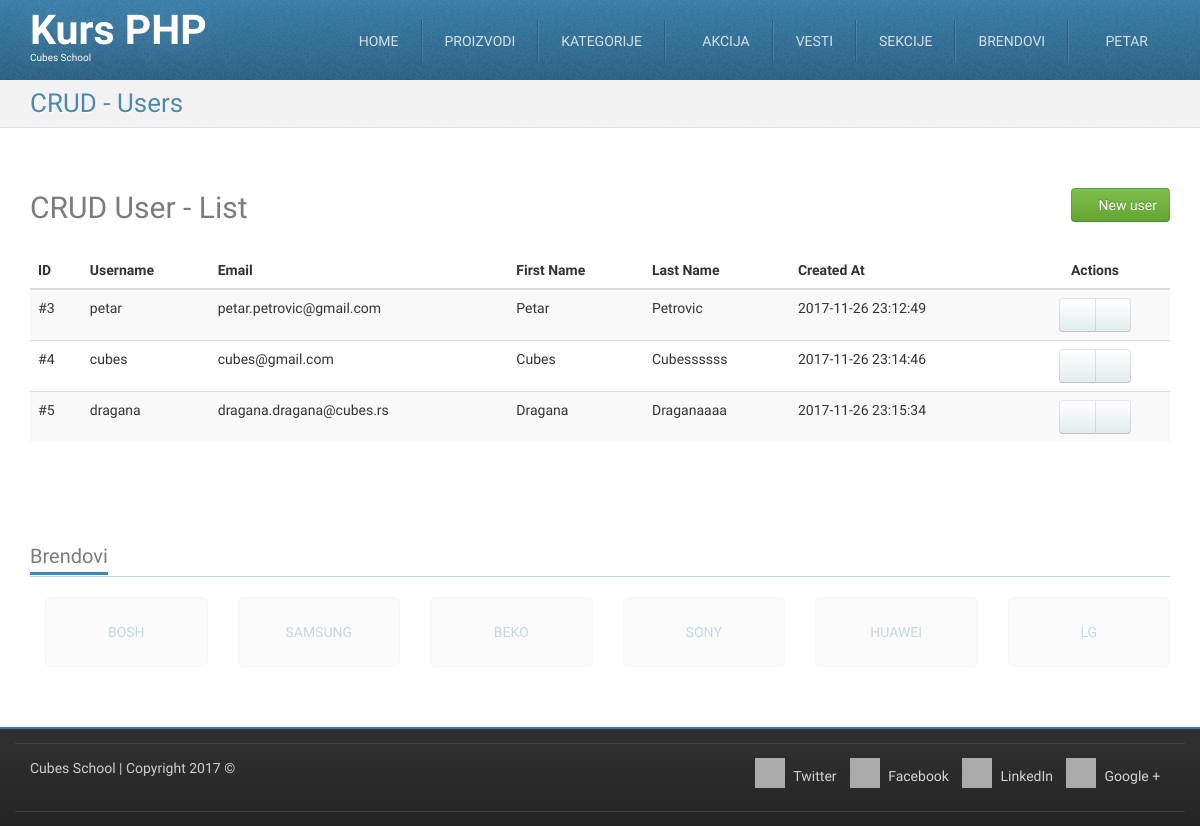
Page /crud-user-list.php (signed in) on the committed database.
### tables this page shows
CREATE TABLE `users` (
  `id` int(11) NOT NULL,
  `username` char(20) NOT NULL,
  `password` varchar(255) NOT NULL,
  `email` varchar(255) NOT NULL,
  `first_name` varchar(255) NOT NULL,
  `last_name` varchar(255) NOT NULL,
  `created_at` datetime NOT NULL
);

CREATE TABLE `brands` (
  `id` int(11) NOT NULL,
  `title` char(50) NOT NULL,
  `website_url` varchar(255) NOT NULL
);

### crud-user-list.php (called while the page is built, shortened)
<?php
require_once __DIR__ . '/models/m_users.php';
require_once __DIR__ . '/models/m_users.php';
$users = usersFetchAll();
require_once __DIR__ . '/views/layout/header.php';
require_once __DIR__ . '/views/templates/t_crud-user-list.php';
require_once __DIR__ . '/views/layout/footer.php';

### models/m_users.php (called while the page is built, shortened)
<?php
require_once __DIR__ . '/m_database.php';
function usersFetchAll() {
	$query = "SELECT `users`.* FROM `users`";
	return dbFetchAll($query);
}

### models/m_database.php (called while the page is built, shortened)
<?php
function dbGetLink() {
	static $link;
	if (!isset($link)) {
		$link = mysqli_connect('127.0.0.1', 'cubes', 'cubes', 'cubesphp');
	}
	return $link;
}
function dbQuery($query) {
	$link = dbGetLink();
	$result = mysqli_query($link, $query);
	return $result;
}
function dbFetchAll($query) {
	$result = dbQuery($query);
	return mysqli_fetch_all($result, MYSQLI_ASSOC);
}

### models/m_brands.php (called while the page is built, shortened)
<?php
require_once __DIR__ . '/m_database.php';
function brandsFetchAll() {
	$query = "SELECT `brands`.* FROM `brands`";
	return dbFetchAll($query);
}
function brandsRandom() {
    	$query = "SELECT `brands`.* "
                . "FROM `brands` "
                . "ORDER BY RAND() "
                . "LIMIT 6";
        return dbFetchAll($query);
}

### views/templates/t_crud-user-list.php (the view, shortened to what this page needs)
<div id="highlighted">
    <div class="container">
        <div class="header">
            <h2 class="page-title">
                <span>CRUD - Users</span>
            </h2>
        </div>
    </div>
</div>
<div id="content">
    <div class="container portfolio">
        <div class="row">
            <div class="col-md-12">
                <h2>
                    CRUD User - List
                    <a href="/crud-user-insert.php" class="pull-right btn btn-success">
                        <i class="fa fa-plus-circle"></i>
                        New user
                    </a>
                </h2>
            </div>
        </div>
        <div class="row">
            <div class="col-md-12">
                <table class="table table-striped table-hover">
                    <thead>
                        <tr>
                            <th>ID</th>
                            <th>Username</th>
                            <th>Email</th>
                            <th>First Name</th>
                            <th>Last Name</th>
                            <th>Created At</th>
                            <th class="actions text-center">Actions</th>
                        </tr>
                    </thead>
                    <tbody>
                        <?php foreach ($users as $user) { ?>
                            <tr>
                                <td>
                                    #<?php echo htmlspecialchars($user['id']); ?>
                                </td>
                                <td>
                                    <?php echo htmlspecialchars($user['username']); ?>
                                </td>
                                <td>
                                    <?php echo htmlspecialchars($user['email']); ?>
                                </td>
                                <td>
                                    <?php echo htmlspecialchars($user['first_name']); ?>
                                </td>
                                <td>
                                    <?php echo htmlspecialchars($user['last_name']); ?>
                                </td>
                                <td>
                                    <?php echo htmlspecialchars($user['created_at']); ?>
                                </td>
                                <td class="text-center">
                                    <div class="btn-group">
                                        <a href="/crud-user-edit.php?id=<?php echo htmlspecialchars($user['id']); ?>" class="btn btn-default"><i class="fa fa-pencil"></i></a>
                                        <a href="/crud-user-delete.php?id=<?php echo htmlspecialchars($user['id']); ?>" class="btn btn-default"><i class="fa fa-trash"></i></a>
                                    </div>
                                </td>
                            </tr>
                        <?php } ?>
                    </tbody>
                </table>
            </div>
        </div>
    </div>
</div>

### views/layout/footer.php (shortened to what this page needs)
<?php
require_once __DIR__ . '/../../models/m_brands.php';
?>
<div id="content-below" class="wrapper">
    <div class="container">
        <div class="clients block">
            <h3 class="block-title">
                <span>Brendovi</span>
            </h3>
            <ul class="thumbnails list-unstyled row">
                <?php foreach (brandsRandom() as $brand) { ?>
                    <li class="col-sm-2">
                        <a href="/brand.php?id=<?php echo htmlspecialchars ($brand['id']); ?>" class="well well-lg text-uppercase text-justify">
                            <?php echo htmlspecialchars($brand['title']); ?>
                        </a>
                    </li>
                <?php } ?>
            </ul>
        </div>
    </div>
</div>
<footer id="footer">
    <div class="container">
        <div class="row">
            <div class="subfooter">
                <div class="col-md-5">
                    <p><a href="http://school.cubes.rs/">Cubes School</a> | Copyright 2017 &copy;</p>
                </div>
                <div class="col-md-7 col social-media">
                    <a href="#"><i class="fa fa-twitter"></i> Twitter</a>
                    <a href="#"><i class="fa fa-facebook"></i> Facebook</a>
                    <a href="#"><i class="fa fa-linkedin"></i> LinkedIn</a>
                    <a href="#"><i class="fa fa-google-plus"></i> Google +</a>
                </div>
            </div>
        </div>
        <div class="row">
            <div class="subfooter">
            </div>
        </div>
    </div>
</footer>
</body>
</html>

### skins/tema/css/custom-style.css (style rules this page uses)
#footer { min-height: 40px; }
#footer .social-media { text-align: right; }
#footer .social-media a { display: inline-block; margin-right: 0.7em; }
table .actions { width: 150px; }

### skins/tema/css/colour-blue.css (style rules this page uses)
body #highlighted { border-bottom-color: #e1e1e1; background-color: #f2f2f2; color: #377ca8; text-shadow: 1px 1px 1px #ffffff; }
body #footer { border-top-color: #377ca8; }
body .header .page-title { color: rgba(55, 124, 168, 0.9); }
body .block .block-title { border-bottom-color: rgba(55, 124, 168, 0.3); }
body .block .block-title span { border-bottom-color: #3d8abb; }

### rows in the picture
users: id "3", username "petar", email "petar.petrovic@gmail.com", first_name "Petar", last_name "Petrovic", created_at "2017-11-26 23:12:49"
users: id "4", username "cubes", email "cubes@gmail.com", first_name "Cubes", last_name "Cubessssss", created_at "2017-11-26 23:14:46"
users: id "5", username "dragana", email "dragana.dragana@cubes.rs", first_name "Dragana", last_name "Draganaaaa", created_at "2017-11-26 23:15:34"
brands: title "BOSH"
brands: title "SAMSUNG"
brands: title "BEKO"
brands: title "SONY"
brands: title "HUAWEI"
brands: title "LG"

### other values in the picture
$_SESSION['logged_in_user']['username'] "PETAR"
